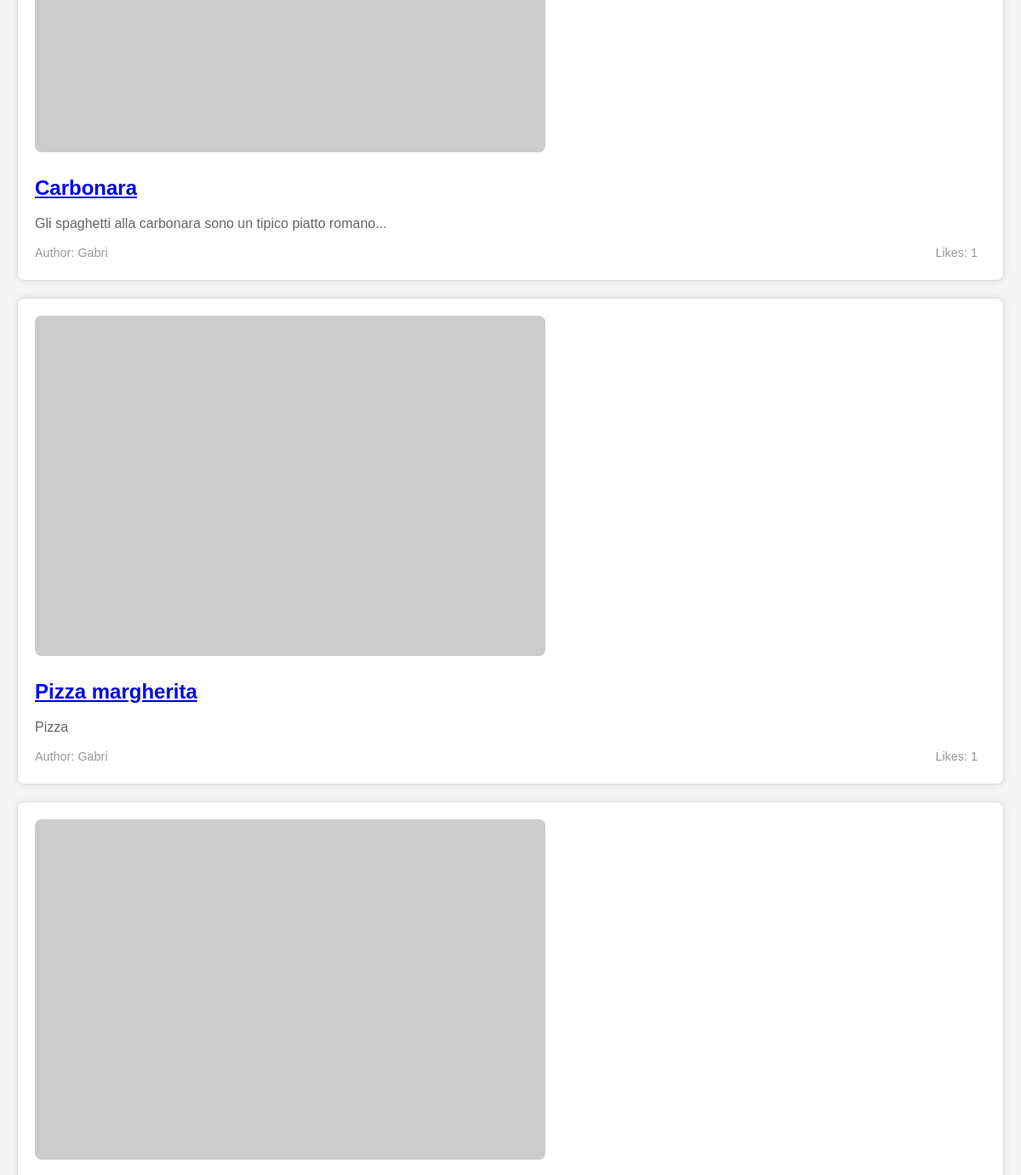
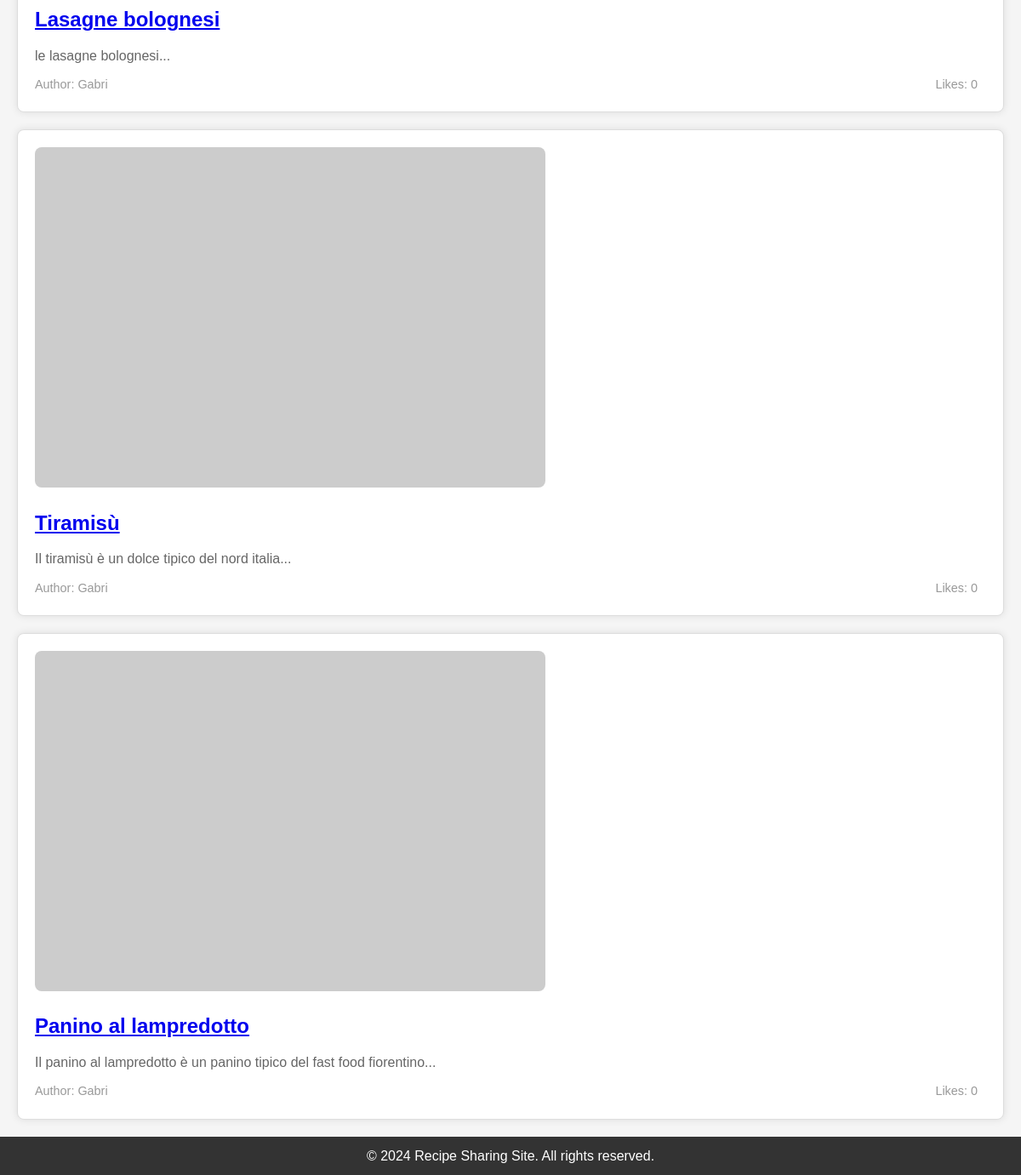
Before: /recipes/ (lower part) with the older database file (2 pictures, top to bottom).
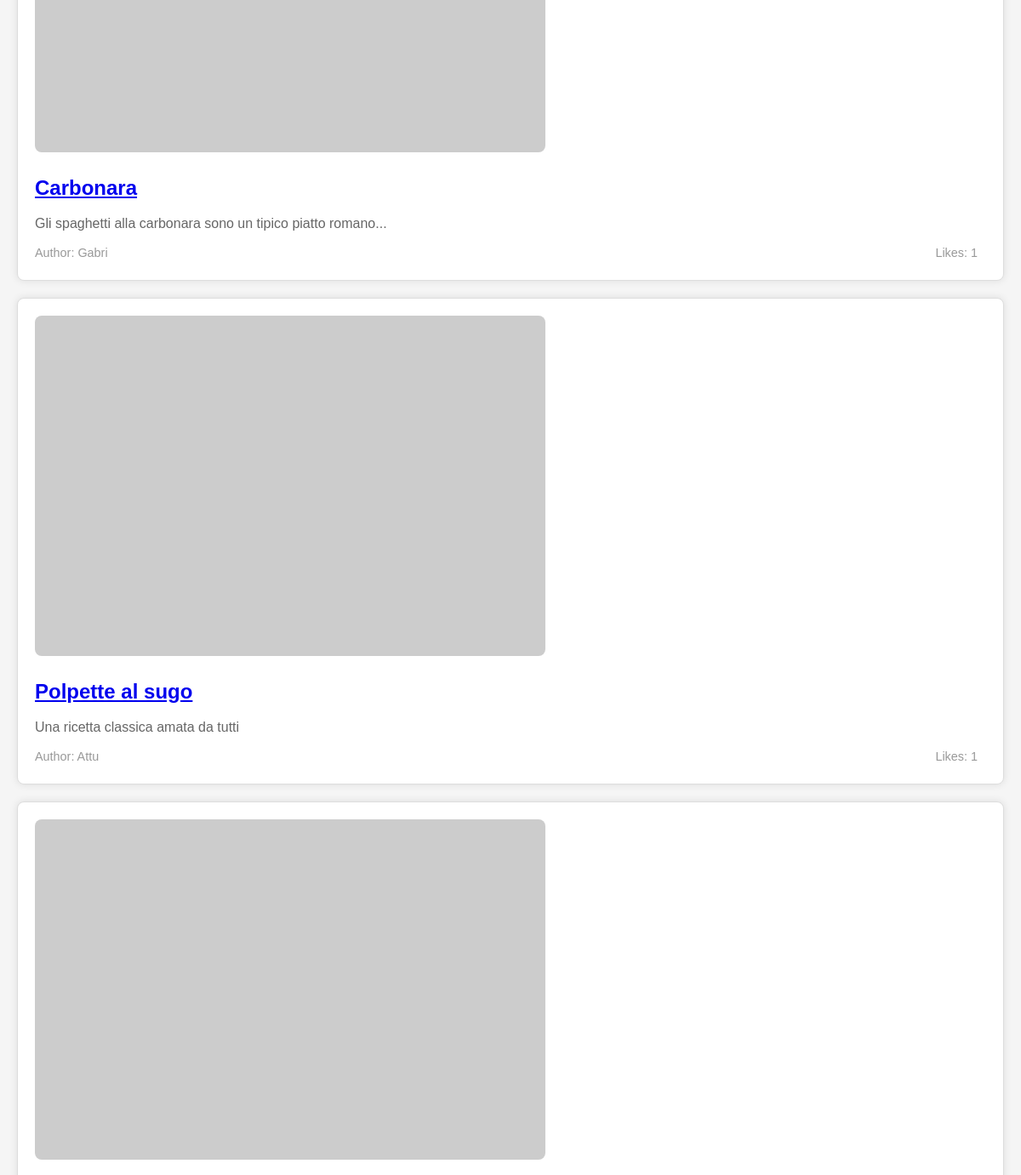
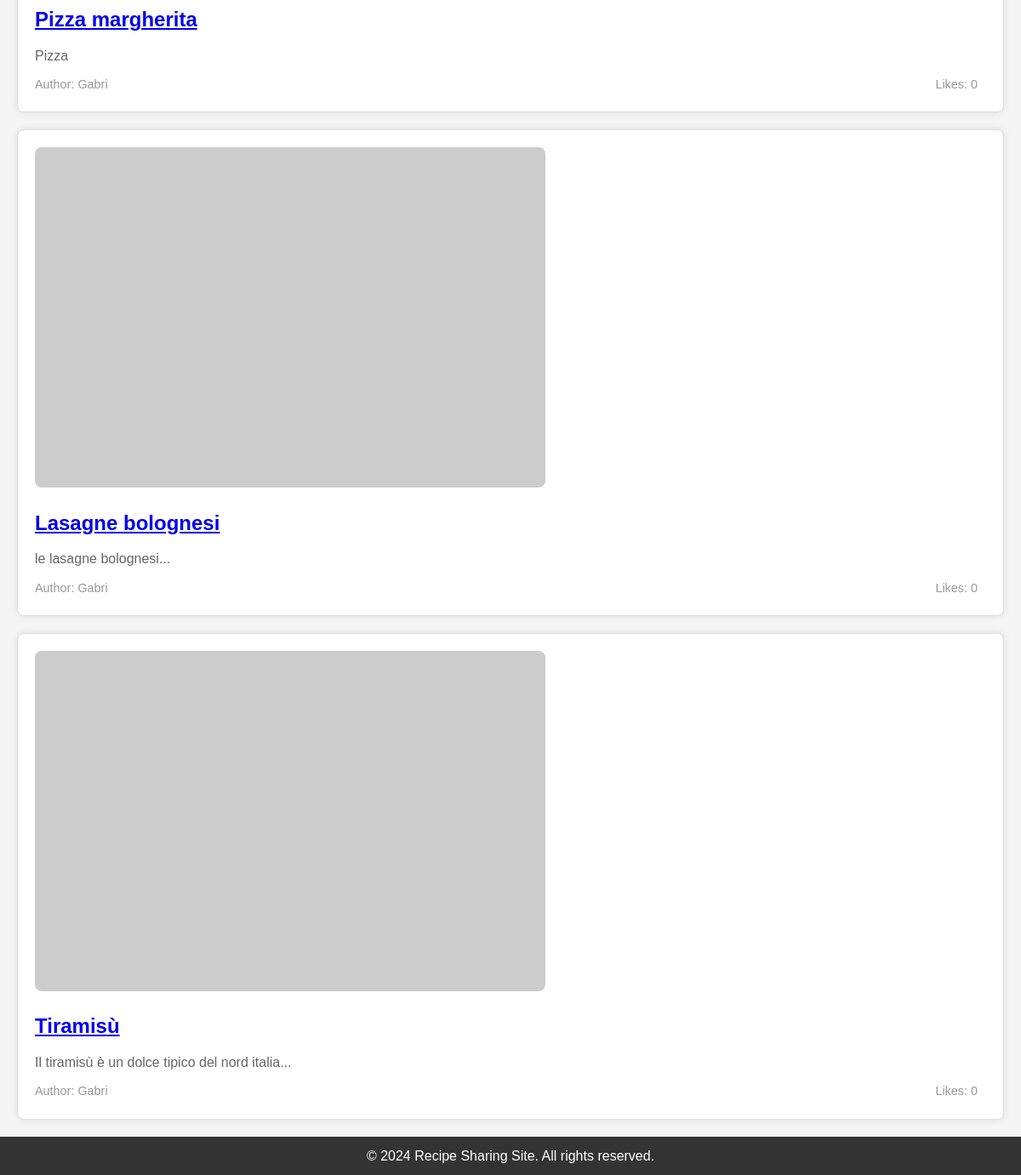
After: the same page with the newer database file (2 pictures, top to bottom).
### recipes/models.py (models this page shows)
class Recipe(models.Model):
    title = models.CharField(max_length=200)
    description = models.TextField()
    ingredients = models.TextField()
    instructions = models.TextField()
    prep_time = models.IntegerField()
    cook_time = models.IntegerField()
    author = models.ForeignKey(User, on_delete=models.CASCADE,related_name='recipes')
    created_at = models.DateTimeField(auto_now_add=True)
    updated_at = models.DateTimeField(auto_now=True)
    liked_by = models.ManyToManyField(User, related_name='liked_recipes', blank=True)

### recipes/views.py (the view)
# urls.py: 2. Add a URL to urlpatterns:  path('', views.home, name='home')
def home(request):
    top_recipes = Recipe.objects.annotate(like_count=Count('liked_by')).order_by('-like_count')[:5]
    context = {
        'top_recipes': top_recipes,
    }
    return render(request, 'recipes/home.html', context)

### recipes/templates/recipes/home.html (shortened to what this page needs)
{% extends 'base_generic.html' %}
{% load static %}
{% block content %}
  {% if top_recipes %}
    <div class="top-recipes-container">
      {% for recipe in top_recipes %}
        <div class="top-recipe-box">
    <img src="https://placehold.co/600x400" alt="{{ recipe.title }}">
    <h3><a href="{% url 'recipe_detail' pk=recipe.pk %}">{{ recipe.title }}</a></h3>
    <p>{{ recipe.description }}</p>
    <div class="recipe-meta">
        <span>Author: {{ recipe.author.username }}</span>
        <span>Likes: {{ recipe.like_count }}</span>
    </div>
</div>
      {% endfor %}
    </div>
  {% else %}
    <p>No recipes found.</p>
  {% endif %}
{% endblock %}

Changed rows visible on the page:
no longer on this page (row unchanged): Recipe: title "Panino al lampredotto", description "Il panino al lampredotto è un panino tipico del fast food fiorentino...", author.username "Gabri", like_count "0"
added Recipe: title "Polpette al sugo", description "Una ricetta classica amata da tutti", author.username "Attu", like_count "1"
computed for Recipe "Pizza margherita": like_count "1" → "0"
